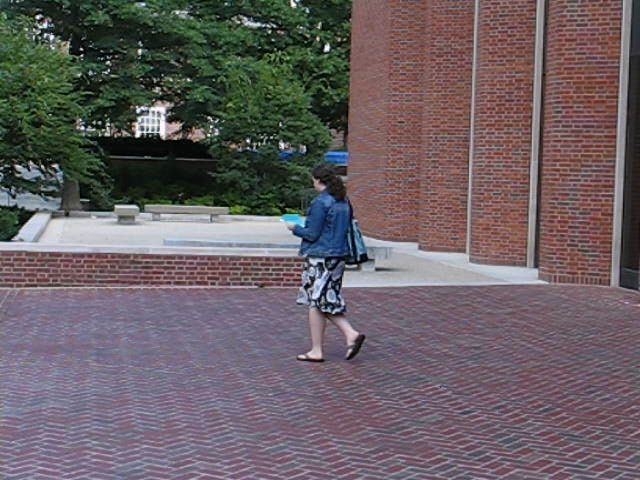
%> input picture VideoSeg_Matlab/video/people1_01.ppm, 640 x 480 px
$ octave --eval "result = compute_image_texturedness(imread('../video/people1_01.ppm'));"   (GNU Octave 9; MATLAB toolbox functions it lacks are replaced by stand-ins)
%> lines starting %> are read from the running program, lines starting %| are printed output that depends on the picture
### VideoSeg_Matlab/src/util/mk_gaussian.m
function gauss = mk_gaussian(hsamples)
% creating 1D Gaussian, of size hsamples * 2 + 1
%
% the gaussian is truncated at x = +- tail, and there are samples samples
% inbetween, where samples = hsamples * 2 + 1
%
%  Jianbo Shi, 2007

tail=2;
samples = hsamples * 2 + 1;

x = linspace(-tail, tail, samples);
gauss = exp(-x.^2);
%s = sum(gauss)/length(x);gauss = gauss-s;
gauss = gauss/sum(abs(gauss));

n = gauss * ones(samples,1);
gauss = gauss/n;

### VideoSeg_Matlab/src/compute_image_texturedness.m
function structureness=compute_image_texturedness(im)
if size(im,3)>1
    im=im2double(rgb2gray(im));
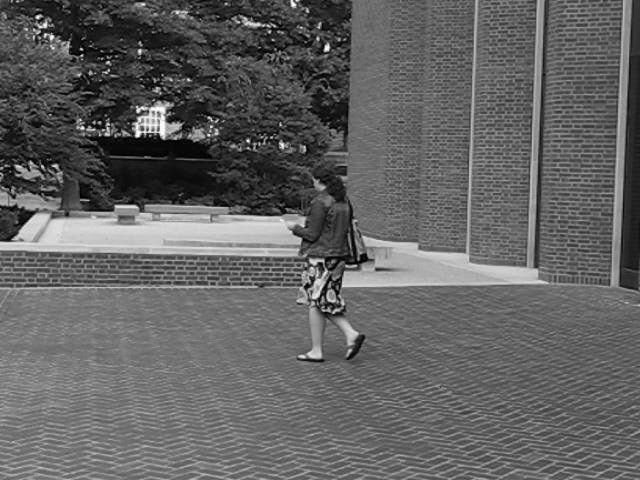
%> im: size 480x640 double; min 0, max 1, mean 0.386
else
    im=im2double(im);
end
image_smooth_sigma=3;
gauss_1D = mk_gaussian(image_smooth_sigma);
gauss_2D = conv2(gauss_1D,gauss_1D');
dx = [-1 0 1];   % Derivative masks
dy = dx';
gradient_filter_x = conv2(gauss_2D,dx,'same');
gradient_filter_y = conv2(gauss_2D,dy,'same');
% im_smooth=conv2(im,gauss_2D,'same');
%%% compute gradient
Ix = conv2(im, gradient_filter_x, 'same');      % Image derivatives
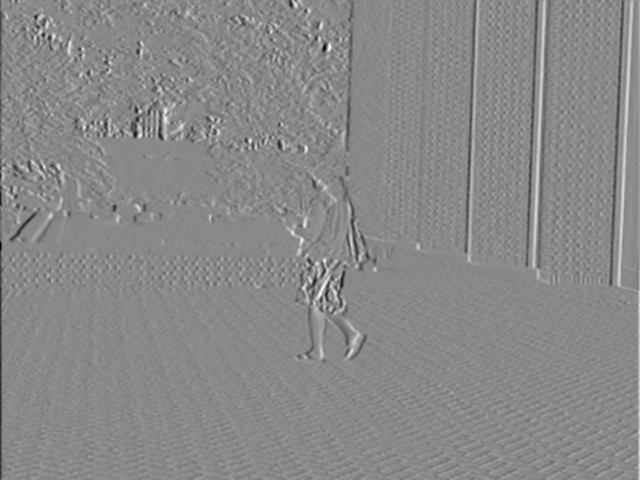
%> Ix: size 480x640 double; min -0.501, max 0.432, mean 0.000215; drawn with min black and max white
Iy = conv2(im, gradient_filter_y, 'same');
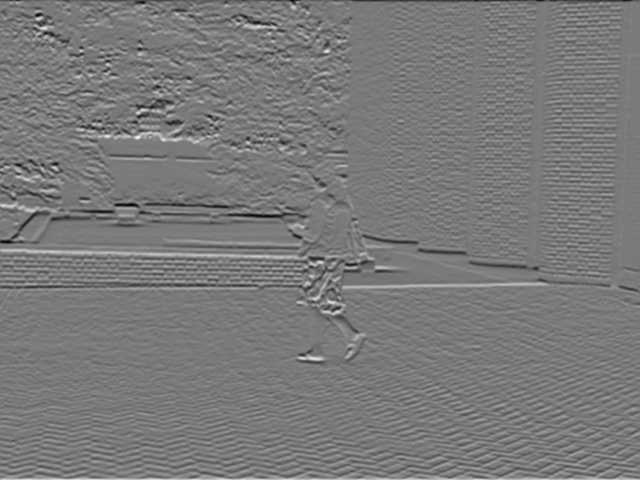
%> Iy: size 480x640 double; min -0.468, max 0.51, mean -0.000307; drawn with min black and max white
image_smooth_sigma=25;
gauss_1D = mk_gaussian(image_smooth_sigma);
gauss_2D = conv2(gauss_1D,gauss_1D');
Ix2 = conv2(Ix.^2, gauss_2D, 'same');
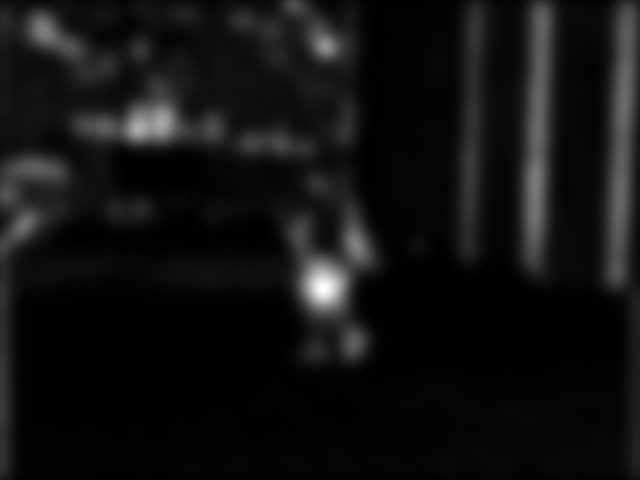
%> Ix2: size 480x640 double; min 4.26e-05, max 0.0267, mean 0.00196; drawn with min black and max white
Iy2 = conv2(Iy.^2, gauss_2D, 'same');
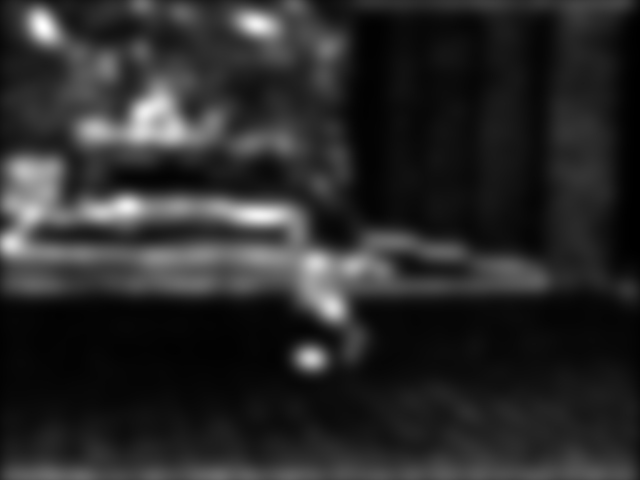
%> Iy2: size 480x640 double; min 1.46e-05, max 0.0201, mean 0.00337; drawn with min black and max white
Ixy = conv2(Ix.*Iy, gauss_2D, 'same');
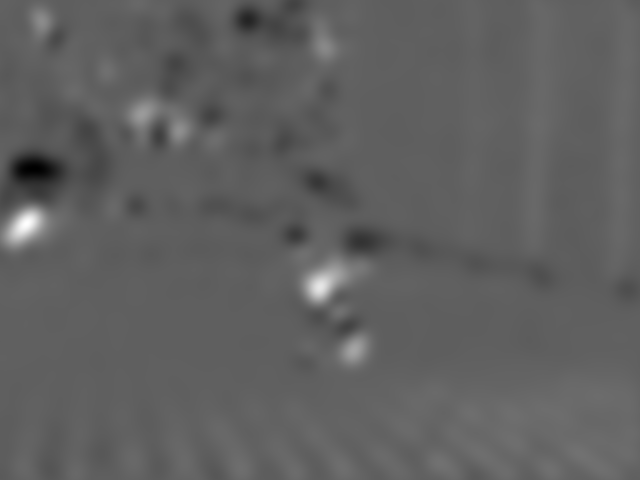
%> Ixy: size 480x640 double; min -0.00558, max 0.00927, mean 3.85e-05; drawn with min black and max white
%%% Estimate the cornerness
structureness = (Ix2.*Iy2 - Ixy.^2)./(Ix2 + Iy2 + eps);
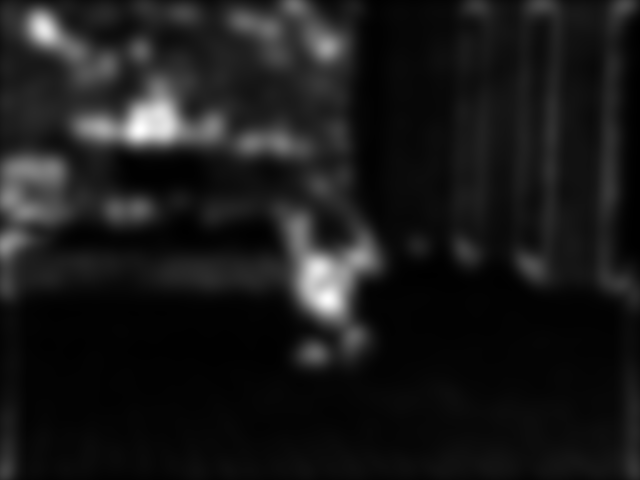
%> structureness: size 480x640 double; min 1.34e-05, max 0.00861, mean 0.000894; drawn with min black and max white
